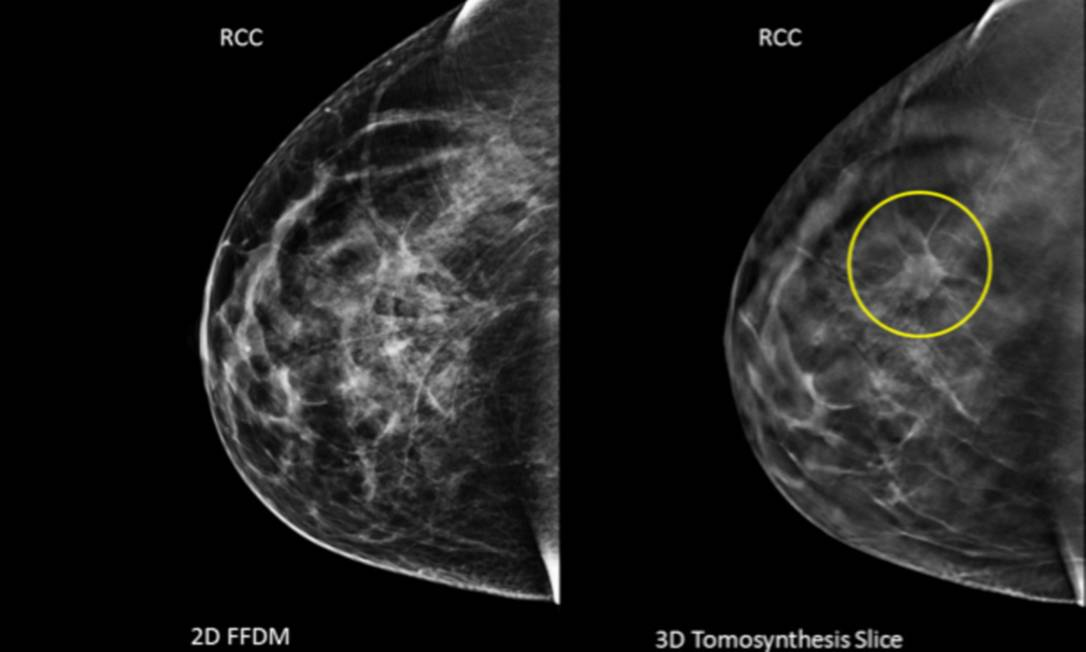
#> input picture Image-Processing-Breast-Cancer/imagens/entrada/cancer_de_mama.jpg, 1086 x 652 px
$ python pre_processamento.py
#> lines starting #> are read from the running program, lines starting #| are printed output that depends on the picture; after the words box and inside, x2 and y2 are one past the last pixel; in counts of white or black regions, pixels touching at a corner belong together
import cv2
import numpy as np
import matplotlib.pyplot as plt

# Carregar a imagem
imagem = cv2.imread('imagens/entrada/cancer_de_mama.jpg')
#> imagem is the input picture: shape (652, 1086, 3); mean B, G, R 30.7, 31.2, 31.2

# Converter para escala de cinza
imagem_cinza = cv2.cvtColor(imagem, cv2.COLOR_BGR2GRAY)

# Aplicar suavização (blur)
imagem_suavizada = cv2.GaussianBlur(imagem_cinza, (5, 5), 0)

# Detecção de bordas usando Canny
bordas = cv2.Canny(imagem_suavizada, 50, 150)
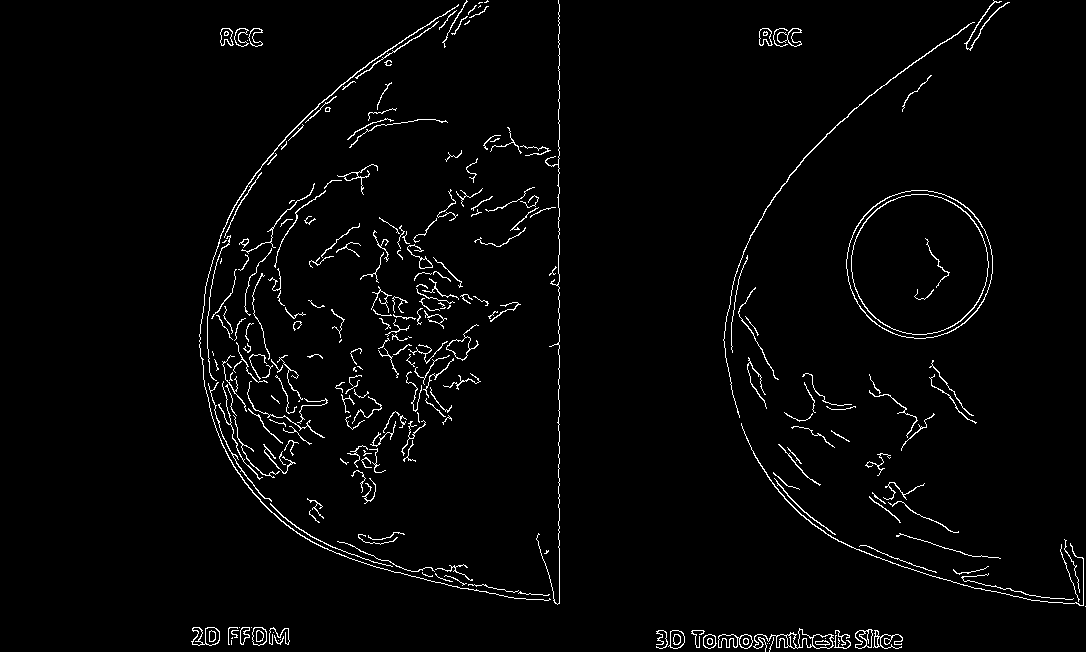
#> bordas: shape (652, 1086); 2.4% white in thin lines or dots, all inside (x1, y1, x2, y2) = (191, 0, 1086, 652)

# Salvar a imagem pré-processada
cv2.imwrite('imagens/saida/pre_processada.jpg', bordas)

# Exibir as imagens
plt.subplot(1, 2, 1)
plt.imshow(imagem_cinza, cmap='gray')
plt.title('Imagem em Escala de Cinza')

plt.subplot(1, 2, 2)
plt.imshow(bordas, cmap='gray')
plt.title('Imagem Pré-processada (Bordas)')

plt.show()
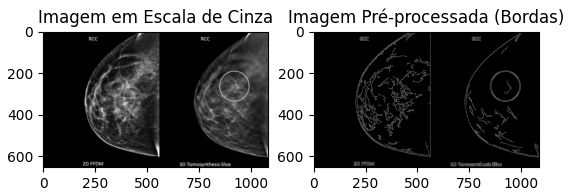
#> figure drawn by matplotlib, 2 panels
